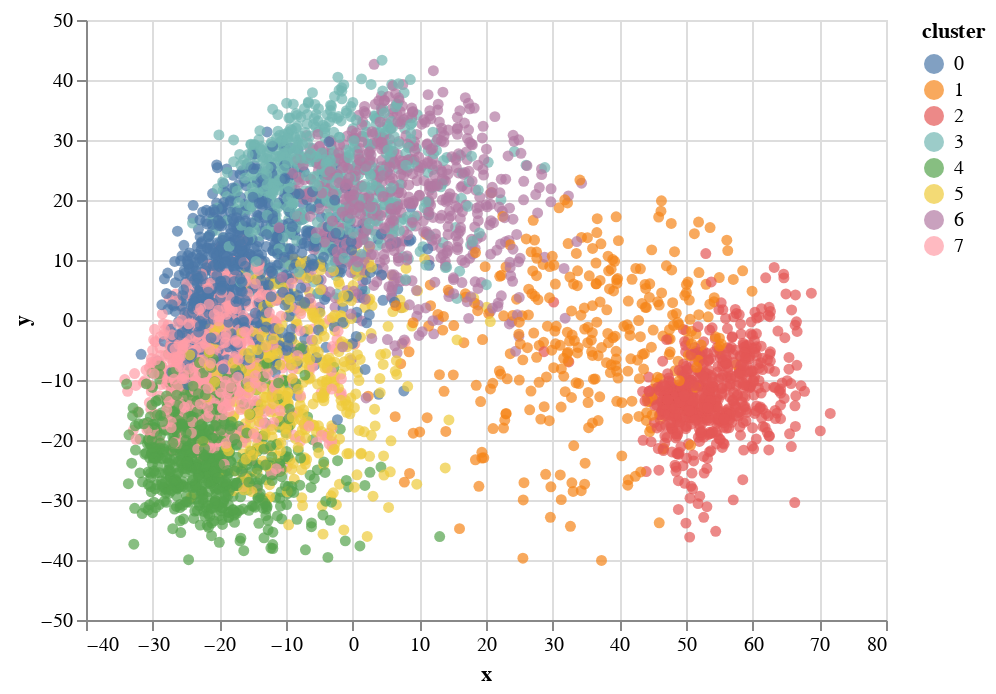

Notebook source saved alongside this figure:
### Markdown cell above
## Chart

### Code cell
import altair as alt

alt.Chart(document_vectors.sample(5000)).mark_circle().encode(
    x='x',
    y='y',
    color='cluster:N'
)

### Figure 1 — Vega-Lite specification as saved in the notebook (floating-point values rounded to 4 significant figures; data arrays with more than 128 entries replaced by an {"elided": "..."} marker saying what was removed)
{"config": {"view": {"continuousWidth": 400, "continuousHeight": 300}}, "data": {"name": "data-b40b73530b923f5e4f531d3b8f93e104"}, "mark": "circle", "encoding": {"color": {"type": "nominal", "field": "cluster"}, "x": {"type": "quantitative", "field": "x"}, "y": {"type": "quantitative", "field": "y"}}, "$schema": "https://vega.github.io/schema/vega-lite/v4.0.2.json", "datasets": {"data-b40b73530b923f5e4f531d3b8f93e104": {"elided": "5000 records"}}}
